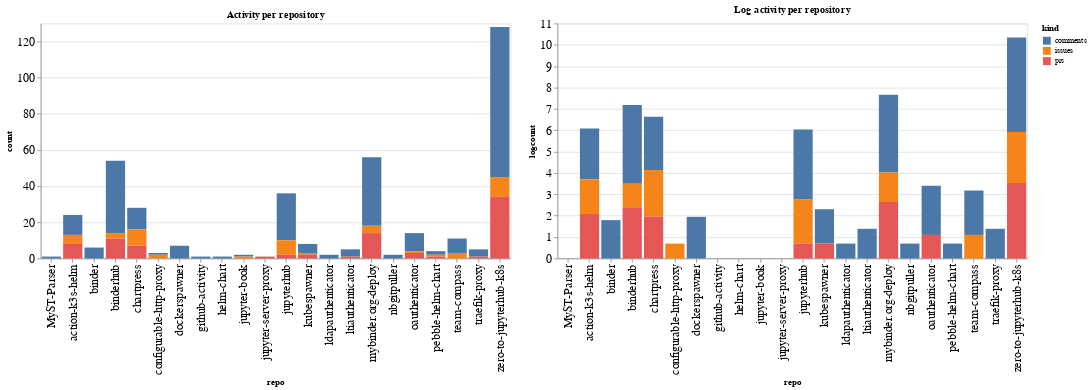

Notebook cell for this chart:
### Code cell
ch1 = alt.Chart(repo_summaries, width=600, title="Activity per repository").mark_bar().encode(
    x='repo',
    y='count',
    color='kind',
    tooltip="kind"
)

ch2 = alt.Chart(repo_summaries, width=600, title="Log activity per repository").mark_bar().encode(
    x='repo',
    y='logcount',
    color='kind',
    tooltip="kind"
)

ch1 | ch2

### Figure 1 — Vega-Lite specification as saved in the notebook (floating-point values rounded to 4 significant figures)
{"config": {"axisLeft": {"labelFontSize": 15}, "axisBottom": {"labelFontSize": 15}}, "hconcat": [{"mark": "bar", "encoding": {"color": {"type": "nominal", "field": "kind"}, "tooltip": {"type": "nominal", "field": "kind"}, "x": {"type": "nominal", "field": "repo"}, "y": {"type": "quantitative", "field": "count"}}, "title": "Activity per repository", "width": 600}, {"mark": "bar", "encoding": {"color": {"type": "nominal", "field": "kind"}, "tooltip": {"type": "nominal", "field": "kind"}, "x": {"type": "nominal", "field": "repo"}, "y": {"type": "quantitative", "field": "logcount"}}, "title": "Log activity per repository", "width": 600}], "data": {"name": "data-25d74554c7d28c39a60480cfa341c20f"}, "$schema": "https://vega.github.io/schema/vega-lite/v4.8.1.json", "datasets": {"data-25d74554c7d28c39a60480cfa341c20f": [{"repo": "MyST-Parser", "kind": "comments", "count": 1, "logcount": 0.0}, {"repo": "action-k3s-helm", "kind": "comments", "count": 11, "logcount": 2.398}, {"repo": "action-k3s-helm", "kind": "issues", "count": 5, "logcount": 1.609}, {"repo": "action-k3s-helm", "kind": "prs", "count": 8, "logcount": 2.079}, {"repo": "binder", "kind": "comments", "count": 6, "logcount": 1.792}, {"repo": "binderhub", "kind": "comments", "count": 40, "logcount": 3.689}, {"repo": "binderhub", "kind": "issues", "count": 3, "logcount": 1.099}, {"repo": "binderhub", "kind": "prs", "count": 11, "logcount": 2.398}, {"repo": "chartpress", "kind": "comments", "count": 12, "logcount": 2.485}, {"repo": "chartpress", "kind": "issues", "count": 9, "logcount": 2.197}, {"repo": "chartpress", "kind": "prs", "count": 7, "logcount": 1.946}, {"repo": "configurable-http-proxy", "kind": "comments", "count": 1, "logcount": 0.0}, {"repo": "configurable-http-proxy", "kind": "issues", "count": 2, "logcount": 0.6931}, {"repo": "dockerspawner", "kind": "comments", "count": 7, "logcount": 1.946}, {"repo": "github-activity", "kind": "comments", "count": 1, "logcount": 0.0}, {"repo": "helm-chart", "kind": "comments", "count": 1, "logcount": 0.0}, {"repo": "jupyter-book", "kind": "comments", "count": 1, "logcount": 0.0}, {"repo": "jupyter-book", "kind": "issues", "count": 1, "logcount": 0.0}, {"repo": "jupyter-server-proxy", "kind": "prs", "count": 1, "logcount": 0.0}, {"repo": "jupyterhub", "kind": "comments", "count": 26, "logcount": 3.258}, {"repo": "jupyterhub", "kind": "issues", "count": 8, "logcount": 2.079}, {"repo": "jupyterhub", "kind": "prs", "count": 2, "logcount": 0.6931}, {"repo": "kubespawner", "kind": "comments", "count": 5, "logcount": 1.609}, {"repo": "kubespawner", "kind": "issues", "count": 1, "logcount": 0.0}, {"repo": "kubespawner", "kind": "prs", "count": 2, "logcount": 0.6931}, {"repo": "ldapauthenticator", "kind": "comments", "count": 2, "logcount": 0.6931}, {"repo": "ltiauthenticator", "kind": "comments", "count": 4, "logcount": 1.386}, {"repo": "ltiauthenticator", "kind": "prs", "count": 1, "logcount": 0.0}, {"repo": "mybinder.org-deploy", "kind": "comments", "count": 38, "logcount": 3.638}, {"repo": "mybinder.org-deploy", "kind": "issues", "count": 4, "logcount": 1.386}, {"repo": "mybinder.org-deploy", "kind": "prs", "count": 14, "logcount": 2.639}, {"repo": "nbgitpuller", "kind": "comments", "count": 2, "logcount": 0.6931}, {"repo": "oauthenticator", "kind": "comments", "count": 10, "logcount": 2.303}, {"repo": "oauthenticator", "kind": "issues", "count": 1, "logcount": 0.0}, {"repo": "oauthenticator", "kind": "prs", "count": 3, "logcount": 1.099}, {"repo": "pebble-helm-chart", "kind": "comments", "count": 2, "logcount": 0.6931}, {"repo": "pebble-helm-chart", "kind": "issues", "count": 1, "logcount": 0.0}, {"repo": "pebble-helm-chart", "kind": "prs", "count": 1, "logcount": 0.0}, {"repo": "team-compass", "kind": "comments", "count": 8, "logcount": 2.079}, {"repo": "team-compass", "kind": "issues", "count": 3, "logcount": 1.099}, {"repo": "traefik-proxy", "kind": "comments", "count": 4, "logcount": 1.386}, {"repo": "traefik-proxy", "kind": "prs", "count": 1, "logcount": 0.0}, {"repo": "zero-to-jupyterhub-k8s", "kind": "comments", "count": 83, "logcount": 4.419}, {"repo": "zero-to-jupyterhub-k8s", "kind": "issues", "count": 11, "logcount": 2.398}, {"repo": "zero-to-jupyterhub-k8s", "kind": "prs", "count": 34, "logcount": 3.526}]}}
